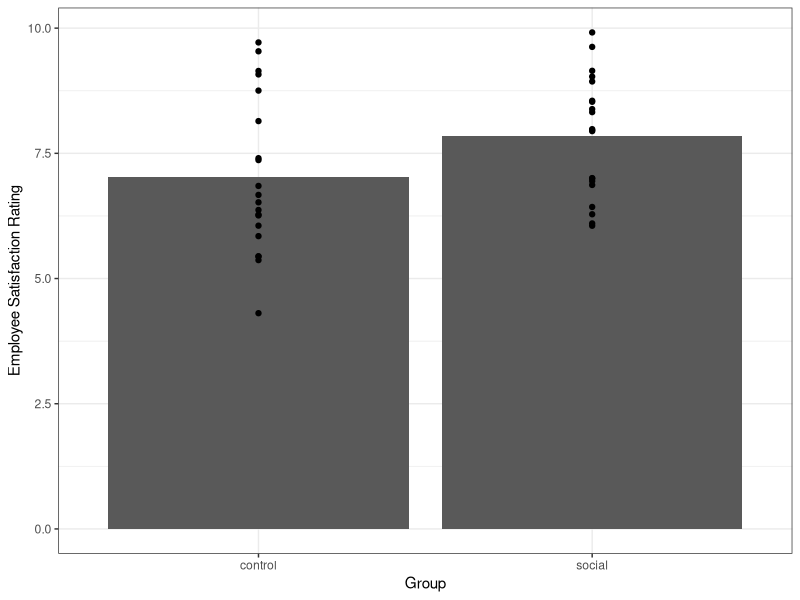

R code for this plot:
## ---- chunk 1
set.seed(150)
options(scipen=1, digits=3) # number formatting

##### Simulate data ---------------
cont.grp <- runif(n = 20, min = 4, max = 10)
social.grp <- runif(n = 20, min = 6, max = 10)

df <- data.frame(
  Rating = append(cont.grp, social.grp),
  Group = append(rep('control', 20), rep('social', 20))
)
## ---- chunk 2
suppressMessages(library(ggplot2))
suppressMessages(library(dplyr))
theme_set(theme_bw())

summ.df <- df %>% 
  group_by(Group) %>% 
  summarize(Rating = mean(Rating))

# percent change
perc.diff <- (summ.df$Rating[summ.df$Group == 'social'] - summ.df$Rating[summ.df$Group == 'control']) / abs(summ.df$Rating[summ.df$Group == 'control'])
perc.diff <- perc.diff*100

p <- ggplot() +
  geom_bar(aes(x = Group, y = Rating), summ.df, stat = 'identity') +
  geom_point(aes(x = Group, y = Rating), df) +
  labs(
    x = "Group",
    y = "Employee Satisfaction Rating"
  ) +
  theme(plot.title = element_text(hjust = 0.5))
p
## ---- chunk 3
### Code variables
df$Group.code <- ifelse(df$Group == 'control', 0, 1)
## ---- chunk 4
### Make model and predictions -----
mod1 <- lm(Rating ~ Group.code, data = df)
mod1.summ <- summary(mod1)

mod1.summ

df$preds <- predict(mod1, df)
## ---- chunk 5
### Model
summary(mod1) 

### Confidence interval
cints <- confint(mod1, 'Group.code', level=0.95)
cints

